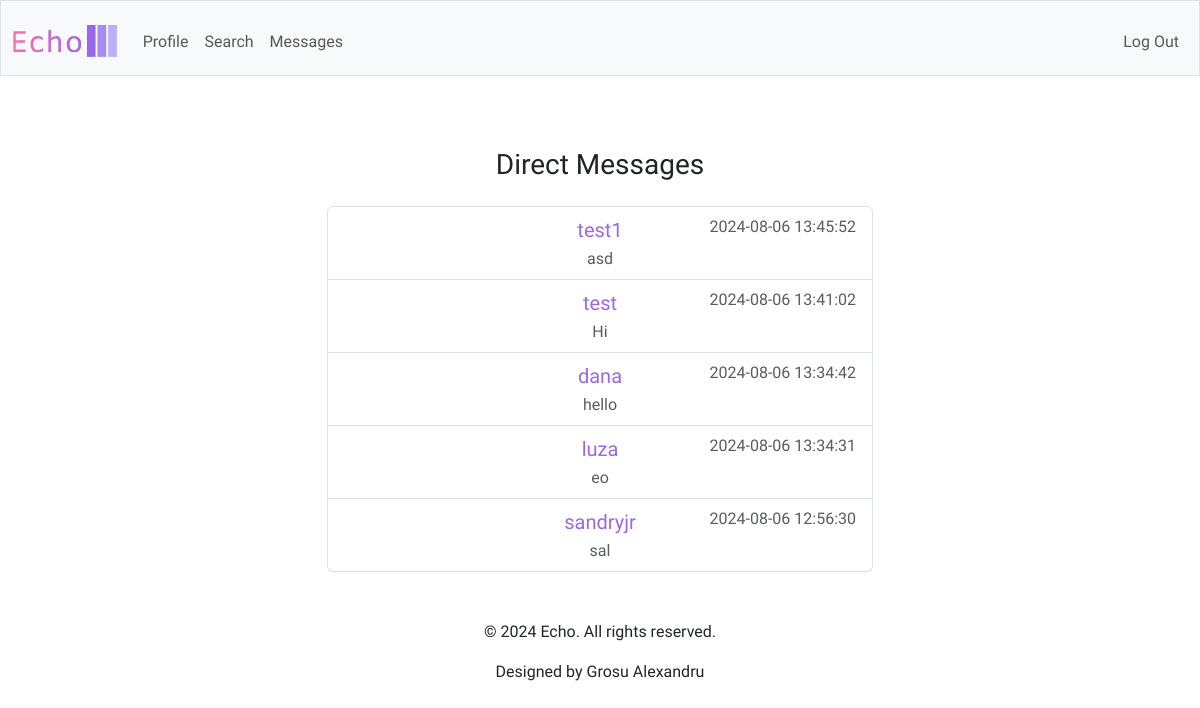
Page /messages (signed in) on the committed database.
### tables this page shows
CREATE TABLE conversations (
    id INTEGER PRIMARY KEY AUTOINCREMENT,
    created_at TIMESTAMP DEFAULT CURRENT_TIMESTAMP
);

### app.py (the view)
@app.route('/messages')
@login_required
def messages():
    user_id = session['user_id']
    conversations = db.execute('''
        SELECT c.id, u.username, MAX(m.created_at) AS last_message_time,
               (SELECT content FROM messages m2
                WHERE m2.conversation_id = c.id
                ORDER BY m2.created_at DESC
                LIMIT 1) AS last_message
        FROM conversations c
        JOIN conversation_participants cp1 ON c.id = cp1.conversation_id
        JOIN conversation_participants cp2 ON c.id = cp2.conversation_id
        JOIN users u ON cp2.user_id = u.id
        LEFT JOIN messages m ON c.id = m.conversation_id
        WHERE cp1.user_id = ?
          AND cp2.user_id != cp1.user_id
          AND NOT EXISTS (
              SELECT 1 FROM blocks b
              WHERE b.blocker_id = cp1.user_id AND b.blocked_id = cp2.user_id
          )
        GROUP BY c.id, u.username
        ORDER BY last_message_time DESC
    ''', user_id)
    return render_template('messages.html', conversations=conversations)

### app.py (called while the page is built)
@app.after_request
def after_request(response):
    response.headers["Cache-Control"] = "no-cache, no-store, must-revalidate"
    response.headers["Expires"] = 0
    response.headers["Pragma"] = "no-cache"
    return response

### helpers.py (called while the page is built)
def login_required(f):
    @wraps(f)
    def decorated_function(*args, **kwargs):
        if session.get("user_id") is None:
            return redirect("/login")
        return f(*args, **kwargs)
    return decorated_function

### templates/messages.html (shortened to what this page needs)
{% extends "layout.html" %}
{% block main %}
    <div class="container">
        <h3 class="my-4">Direct Messages</h3>
        {% if conversations %}
            <ul class="list-group mx-auto w-50">
                {% for conversation in conversations %}
                    <li class="list-group-item position-relative">
                        <a href="{{ url_for('conversation', conversation_id=conversation['id']) }}" class="purple text-decoration-none position-absolute start-50 translate-middle-x fs-5">
                            {{ conversation['username'] }}
                        </a>
                        <span class="text-muted position-relative float-end">{{ conversation['last_message_time'] }}</span>
                        <br>
                        <div class="mt-2 text-muted position-relative text-center text-truncate" style="max-width: 100%;">
                            {{ conversation['last_message'] }}
                        </div>
                    </li>
                {% endfor %}
            </ul>
        {% else %}
            <div class="d-flex justify-content-center align-items-center" style="height: 300px;">
                <p class="text-center text-muted">You don’t have any direct messages yet. Start a conversation with someone to get chatting!</p>
            </div>
        {% endif %}
    </div>
{% endblock %}

### static/styles.css (style rules this page uses)
body { font-family: "Amiko", sans-serif; }
.purple { color: #9b68e7; }

### rows in the picture
conversations: username "test1", last_message_time "2024-08-06 13:45:52", last_message "asd"
conversations: username "test", last_message_time "2024-08-06 13:41:02", last_message "Hi"
conversations: username "dana", last_message_time "2024-08-06 13:34:42", last_message "hello"
conversations: username "luza", last_message_time "2024-08-06 13:34:31", last_message "eo"
conversations: username "sandryjr", last_message_time "2024-08-06 12:56:30", last_message "sal"
